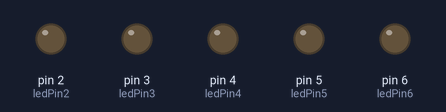
This sketch was run on a simulated Arduino Uno, built with avr-gcc and run on an emulated ATmega328P. Parts: output pins drawn as LEDs (lit = HIGH).

Above: at 0.5 s.
At 2.5 s:
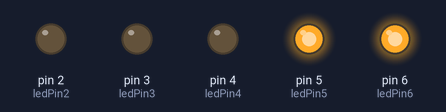
At 3.5 s:
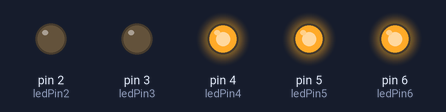
At 5.5 s:
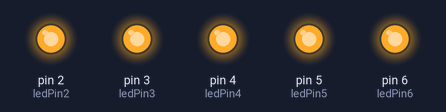
At 8.5 s:
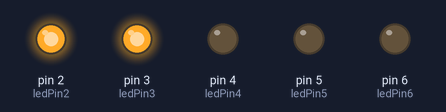
At 11.5 s:
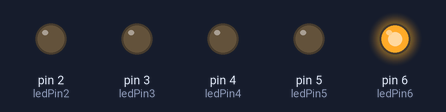
Timing chart, 0 to 13.0 s (numbered marks = the images above):
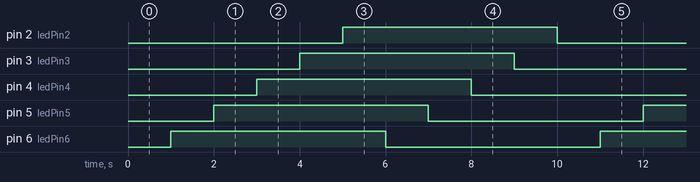

The sketch:

BlinkingLights.ino
```cpp
 /* ***********************************************************
 *  Blinking Lights with delay
 *
 * smtechnocrat
 ***************************************************************/

// constants won't change. Used here to set a pin number :
const int ledPin2 =  2;      // the number of the LED pin
const int ledPin3 =  3;      // the number of the LED pin
const int ledPin4 =  4;      // the number of the LED pin
const int ledPin5 =  5;      // the number of the LED pin
const int ledPin6 =  6;      // the number of the LED pin

// Variables will change :
int ledState = LOW;             // ledState used to set the LED

// Generally, you should use "unsigned long" for variables that hold time
// The value will quickly become too large for an int to store
unsigned long previousMillis = 0;        // will store last time LED was updated

// constants won't change :
const long interval = 1000;           // interval at which to blink (milliseconds)

void setup() {
  // set the digital pins as output:
  pinMode(ledPin2, OUTPUT);
  pinMode(ledPin3, OUTPUT);
  pinMode(ledPin4, OUTPUT);
  pinMode(ledPin5, OUTPUT);
  pinMode(ledPin6, OUTPUT);
}

void loop() {

  // check to see if it's time to blink the LED; that is, if the
  // difference between the current time and last time you blinked
  // the LED is bigger than the interval at which you want to
  // blink the LED.
  unsigned long currentMillis = millis();

  if (currentMillis - previousMillis >= interval) {
    // save the last time you blinked the LED
    previousMillis = currentMillis;

    // if the LED is off turn it on and vice-versa:
    if (ledState == LOW) {
      ledState = HIGH;
    } else {
      ledState = LOW;
    }
    int d = 500;
    for ( int a = 6 ; a >  1 ; a-- ) {
      digitalWrite(a, ledState);
      delay(d);
      digitalWrite(a, ledState);
      delay(d);
    }
  }
}
```

Measured:
- by itself, pin 2 (ledPin2), pin 3 (ledPin3), pin 4 (ledPin4), pin 5 (ledPin5), pin 6 (ledPin6): alternates HIGH for 5.0 s and LOW for 5.0 s
- by itself, everything shown: repeats every 10.0 s, in 10 steps
